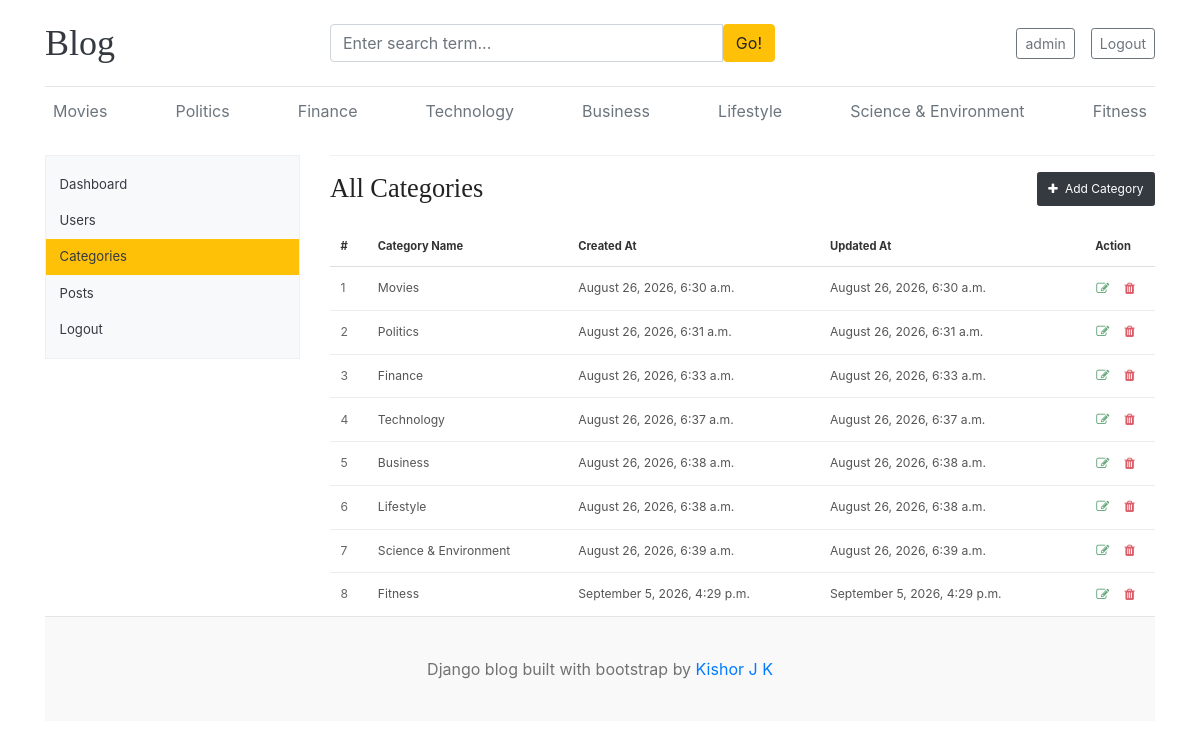
Screenshot of /dashboard/categories/ (signed in) with the database file from the repository.
### blogs/models.py (models this page shows, shortened)
class Category(models.Model):
    category_name = models.CharField(max_length=50, unique=True)
    created_at = models.DateTimeField(auto_now_add=True)
    updated_at = models.DateTimeField(auto_now=True)
    class Meta:
        verbose_name_plural = 'Categories'

### assignments/models.py (models this page shows, shortened)
class Sociallinks(models.Model):
    platform_name = models.CharField(max_length=25)
    platform_url = models.URLField(max_length=200)
    created_at = models.DateTimeField(auto_now_add=True)
    updated_at = models.DateTimeField(auto_now=True)

### dashboards/views.py (the view)
# urls.py: path('categories/', views.categories, name='categories'),
@login_required(login_url='login')
def categories(request):
    categories = Category.objects.all()
    context = {
        'categories': categories
    }
    return render(request, 'dashboards/categories.html', context)

### blogs/context_processors.py (called while the page is built)
def get_categories(request):
    categories = Category.objects.all()
    return {'categories': categories}

def get_social_links(request):
    social_links = Sociallinks.objects.all()
    return {'social_links': social_links}

### templates/dashboards/categories.html (shortened to what this page needs)
{% extends 'base.html' %}
{% block content %}
<div class="dashboard-page row">
  <div class="col-md-3 mb-3">
    {% include 'dashboards/sidebar.html' %}
  </div>
  <div class="col-md-9">
    {% if perms.auth.view_category %}
    <div class="category-panel">
      <div class="category-heading d-flex align-items-center justify-content-between">
        <h1>All Categories</h1>
        <a href="{% url 'add_category' %}" class="btn btn-dark category-add-button">
          <i class="fa fa-plus mr-1" aria-hidden="true"></i> Add Category
        </a>
      </div>
      <div class="table-responsive">
        <table class="table category-table">
            <thead>
                <tr>
                  <th scope="col">#</th>
                  <th scope="col">Category Name</th>
                  <th scope="col">Created At</th>
                  <th scope="col">Updated At</th>
                  <th scope="col" class="text-center">Action</th>
                </tr>
            </thead>
            <tbody>
                {% for category in categories %}
                <tr>
                  <th scope="row">{{ forloop.counter }}</th>
                  <td>{{ category.category_name }}</td>
                  <td>{{ category.created_at|date:"F j, Y, g:i a" }}</td>
                  <td>{{ category.updated_at|date:"F j, Y, g:i a" }}</td>
                  <td class="category-actions text-center">
                    <a href="{% url 'edit_category' category.id %}" class="category-edit" aria-label="Edit {{ category.category_name }}">
                      <i class="fa fa-pencil-square-o" aria-hidden="true"></i>
                    </a>
                    <form action="{% url 'delete_category' category.id %}" method="post" class="d-inline">
                      <button type="submit" class="category-delete border-0 bg-transparent p-0" aria-label="Delete {{ category.category_name }}" onclick="return confirm('Delete {{ category.category_name }} category?');">
                        <i class="fa fa-trash" aria-hidden="true"></i>
                      </button>
                    </form>
                  </td>
                </tr>
                {% empty %}
                <tr>
                  <td colspan="5" class="text-center">No categories found.</td>
                </tr>
                {% endfor %}
            </tbody>
        </table>
      </div>
    </div>
    {% else %}
    <div class="alert alert-danger" role="alert">
      You do not have permission to view categories.
    </div>
    {% endif %}
  </div>
</div>
{% endblock %}

### templates/base.html (shortened to what this page needs)
{% load static %}
<!DOCTYPE html>
<html lang="en">
<head>
    <link href="https://getbootstrap.com/docs/4.0/dist/css/bootstrap.min.css" rel="stylesheet">
    <link href="{% static 'css/blog.css' %}" rel="stylesheet">
    <link rel="stylesheet" href="https://cdnjs.cloudflare.com/ajax/libs/font-awesome/4.7.0/css/font-awesome.min.css">
  </head>
<body>
    <div class="container">
      <header class="blog-header py-3">
        <div class="row align-items-center">
          <div class="col-md-3 col-12 mb-2 mb-md-0">
            <a class="blog-header-logo text-dark" href="/">Blog</a>
          </div>
          <div class="col-md-5 col-12 mb-2 mb-md-0">
            <form action="{% url 'search' %}" method="get">
              <div class="input-group">
                <input class="form-control" type="text" name="keyword" placeholder="Enter search term..." aria-label="Enter search term..." aria-describedby="button-search" />
                <button type="submit" class="btn btn-warning" id="button-search">Go!</button>
              </div>
            </form>
          </div>
          <div class="col-md-4 col-12 d-flex justify-content-md-end justify-content-center align-items-center">
            {% if not user.is_authenticated %}
              <a class="btn btn-sm btn-warning mr-2" href="{% url 'login' %}">Sign In</a>
              <a class="btn btn-sm btn-outline-secondary" href="{% url 'register' %}">Create Account</a>
            {% else %}
              <a class="btn btn-sm btn-outline-secondary" href="{% url 'dashboard' %}">{{ user.username }}</a>
              <a class="btn btn-sm btn-outline-secondary" href="{% url 'logout' %}">Logout</a>
            {% endif %}
          </div>
        </div>
      </header>
      <div class="nav-scroller py-1 mb-2">
      <nav class="nav d-flex justify-content-between">
        {% for category in categories %}
          <a class="p-2 text-muted" href="{% url 'posts_by_category' category.id %}">
                {{ category.category_name }}
            </a>
        {% empty %}
            <p>No categories found.</p>
        {% endfor %}
      </nav>
      </div>
{% block content %}
{% endblock %}
<footer class="blog-footer">
  <p>Django blog built with bootstrap by
    {%if social_links %}
    {% for link in social_links %}
    {% if link.platform_name == 'Linkedin' %}
      <a href="{{ link.platform_url }}" target="_blank">Kishor J K</a></p>
    {% endif %}
    {% endfor %}
    {% endif %}
</footer>
</body>
</html>

### blog_main/static/css/blog.css (style rules this page uses)
.blog-header { border-bottom: 1px solid #e5e5e5; }
.blog-header-logo { font-family: "Playfair Display", Georgia, "Times New Roman", serif; font-size: 2.25rem; }
h1, h2, h3, h4, h5, h6 { font-family: "Playfair Display", Georgia, "Times New Roman", serif; }
.blog-footer { padding: 2.5rem 0; color: #727272; text-align: center; background-color: #f9f9f9; border-top: 0.05rem solid #e5e5e5; }
.blog-footer p:last-child { margin-bottom: 0; }
.dashboard-page { margin-top: 1.25rem; }
.category-panel { border-top: 1px solid #f0f0f0; }
.category-heading { min-height: 4.4rem; padding: 0.5rem 0 0.75rem; }
.category-heading h1 { margin: 0; color: #222; font-size: 1.65rem; }
.category-add-button { border-radius: 0.15rem; font-size: 0.75rem; padding: 0.42rem 0.65rem; }
.category-table { margin-bottom: 0; color: #555; font-size: 0.76rem; }
.category-table thead th { border-top: 0; border-bottom: 1px solid #dedede; color: #333; font-size: 0.7rem; font-weight: 700; padding: 0.72rem 0.65rem; white-space: nowrap; }
.category-table tbody th, .category-table tbody td { border-top: 1px solid #ededed; padding: 0.72rem 0.65rem; vertical-align: middle; white-space: nowrap; }
.category-table tbody th { color: #666; font-weight: 400; }
.category-actions a { display: inline-block; margin: 0 0.3rem; font-size: 0.82rem; }
.category-edit { color: #65a77c; }
.category-delete { background: transparent; border: 0; cursor: pointer; color: #dc5d68; font-size: 0.82rem; padding: 0; }

### rows the page displays
Category: category_name "Movies", created_at "August 26, 2026, 6:30 a.m.", updated_at "August 26, 2026, 6:30 a.m."
Category: category_name "Politics", created_at "August 26, 2026, 6:31 a.m.", updated_at "August 26, 2026, 6:31 a.m."
Category: category_name "Finance", created_at "August 26, 2026, 6:33 a.m.", updated_at "August 26, 2026, 6:33 a.m."
Category: category_name "Technology", created_at "August 26, 2026, 6:37 a.m.", updated_at "August 26, 2026, 6:37 a.m."
Category: category_name "Business", created_at "August 26, 2026, 6:38 a.m.", updated_at "August 26, 2026, 6:38 a.m."
Category: category_name "Lifestyle", created_at "August 26, 2026, 6:38 a.m.", updated_at "August 26, 2026, 6:38 a.m."
Category: category_name "Science & Environment", created_at "August 26, 2026, 6:39 a.m.", updated_at "August 26, 2026, 6:39 a.m."
Category: category_name "Fitness", created_at "September 5, 2026, 4:29 p.m.", updated_at "September 5, 2026, 4:29 p.m."

### other values shown
{{ user.username }} "admin"
